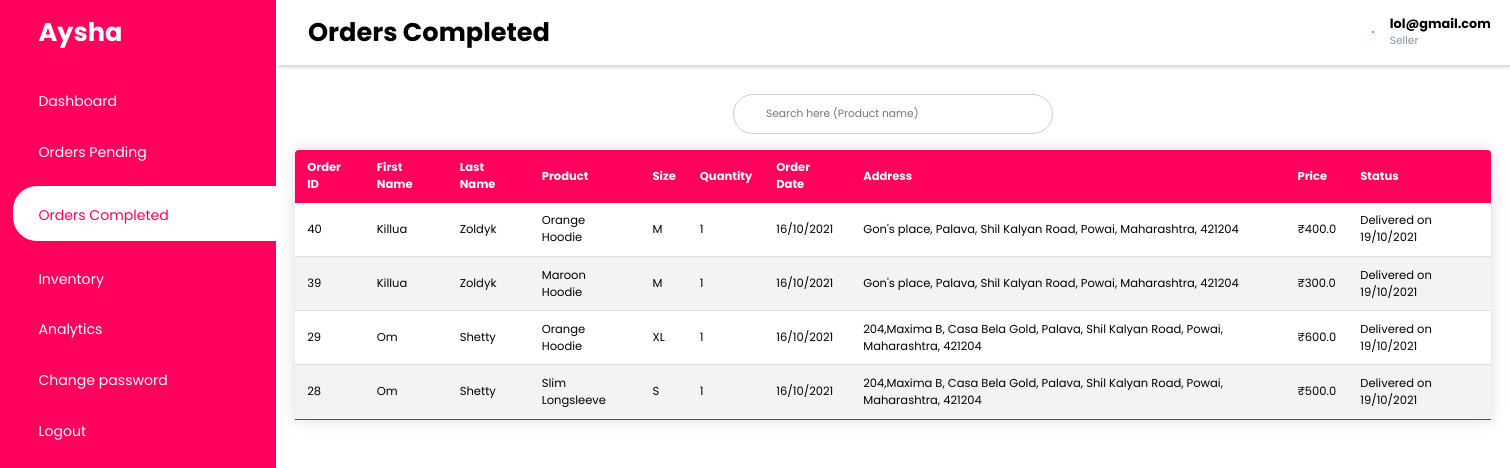
Page /seller/ordercompleted/ (signed in) on the earlier database version.
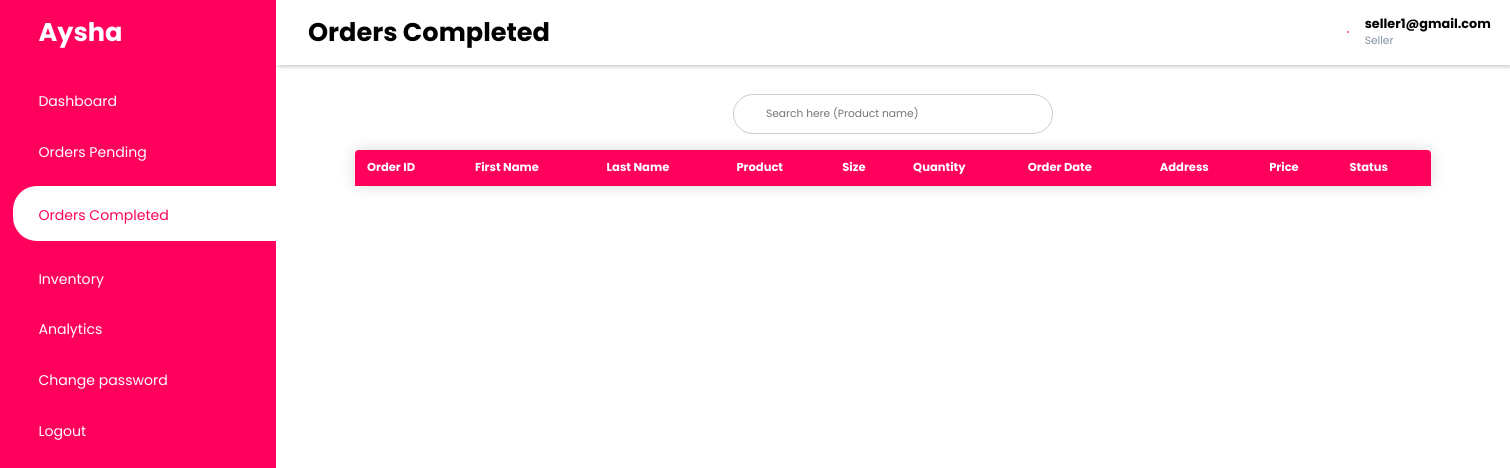
Same page on the later database version.
### user/models.py (models this page shows, shortened)
class User(AbstractUser):
    username = None
    email = models.EmailField(_('email address'), unique=True)
    is_seller = models.BooleanField('seller status', default=False)
    is_customer = models.BooleanField('customer status', default=False)
    USERNAME_FIELD = 'email'
    REQUIRED_FIELDS = []
    objects = UserManager()

### customer/models.py (models this page shows, shortened)
class Order(models.Model):
    customer = models.ForeignKey(User, on_delete=models.CASCADE, related_name='Customer')
    customer_firstname=models.CharField(max_length=50)
    customer_lastname=models.CharField(max_length=50)
    product= models.ForeignKey(Product,on_delete=models.CASCADE)
    product_label=models.CharField(max_length=100)
    seller = models.ForeignKey(User,on_delete=models.CASCADE,related_name='Seller')
    product_size=models.CharField(max_length=5,choices=SIZE_CHOICES)
    buy_quantity = models.PositiveIntegerField(default=1)
    to_address = models.CharField(max_length=300)
    order_date= models.DateField(null=True,blank=True)
    delivered_date=models.DateField(null=True,blank=True)
    delivery_date = models.DateField(null=True,blank=True)
    delivery_status = models.CharField(max_length=30,choices=STATUS_CHOICES,default='Pending')
    price=models.FloatField(default=0)
    shippingprice=models.FloatField(default=100)

### seller/views.py (the view)
# urls.py: path('ordercompleted/',views.ordercompleted,name='ordercompleted'),
def ordercompleted(request):
    orders=Order.objects.filter(seller=request.user, delivered_date__isnull=False).order_by('-id')
    return render(request,"seller/ordercompleted.html",{'orders':orders})

### seller/templates/seller/ordercompleted.html (shortened to what this page needs)
{%extends 'seller/base.html'%}
{%block content%}
{%load static%}
<main>
    <div class="search-wrapper">
        <input id="searchcontent" placeholder="Search here (Product name)" autocomplete="off">
        <br>
    </div>
    <table class="content-table">
        <thead>
            <th>Order ID</th>
            <th>First Name</th>
            <th>Last Name</th>
            <th>Product</th>
            <th>Size</th>
            <th>Quantity</th>
            <th>Order Date</th>
            <th>Address</th>
            <th>Price</th>
            <th>Status</th>
        </thead>
        <tbody>
            {%for i in orders%}
            <tr class="orderlist">
                <td>{{i.id}}</td>
                <td>{{i.customer_firstname}}</td>
                <td>{{i.customer_lastname}}</td>
                <td>{{i.product_label}}</td>
                <td>{{i.product_size}}</td>
                <td>{{i.buy_quantity}}</td>
                <td>{{i.order_date | date:'d/m/Y'}}</td>
                <td>{{i.to_address}}</td>
                <td>₹{{i.price}}</td>
                <td>Delivered on {{i.delivered_date | date:'d/m/Y'}}</td>
            </tr>
            {%endfor%}
        </tbody>
    </table>
</main>
{%endblock%}

### seller/templates/seller/base.html (shortened to what this page needs)
<link rel="stylesheet"
    href="https://maxst.icons8.com/vue-static/landings/line-awesome/line-awesome/1.3.0/css/line-awesome.min.css">
<link rel="stylesheet" href="https://pro.fontawesome.com/releases/v5.10.0/css/all.css"
 />
<link rel="stylesheet" href="/static/css/dashboard.css">
<div class="sidebar">
    <div class="sidebar-brand">
        <h1><span>Aysha</span></h1>
    </div>
    <div class="sidebar-menu">
        <ul>
            <li>
                <a href="{%url 'seller:dashboard'%}" class="active" id="dashboard"><span
                        class="las la-grip-horizontal"></span>
                    <span>Dashboard</span></a>
            </li>
            <li>
                <a href="{%url 'seller:orderpending'%}" id="orderpending"><span class="las la-shopping-bag"></span>
                    <span>Orders Pending</span></a>
            </li>
            <li>
                <a href="{%url 'seller:ordercompleted'%}" id="ordercompleted"><span class="las la-check-circle"></span>
                    <span>Orders Completed</span></a>
            </li>
            <li>
                <a href="{%url 'seller:inventory'%}" id="inventory"><span class="las la-clipboard-list"></span>
                    <span>Inventory</span></a>
            </li>
            <li>
                <a href="{%url 'seller:analytic'%}" id="analytic"><span class="las la-chart-bar"></span>
                    <span>Analytics</span></a>
            </li>
            <li>
                <a href="{%url 'seller:changepassword'%}" id="changepassword"><span class="las la-user-circle"></span>
                    <span>Change password</span></a>
            </li>
            <li>
                <form action="{%url 'seller:logoutseller'%}" method="POST" id="logout">
                    <a href="javascript:{}" onclick="document.getElementById('logout').submit();"><span
                            class="las la-share-square"></span>
                        <span>Logout</span></a>
                </form>
            </li>
        </ul>
    </div>
</div>
<div class="main-content">
    <header>
        <h1>
            <label for="nav-toggle">
                <span class="las la-bars"></span>
            </label>
            <span id="page">Dashboard</span>
        </h1>
        <div class="user-wrapper">
            <span class="las la-user" id="user"></span>
            <div>
                {%if user.is_authenticated%}
                <h4 id="emailid">{{user.email}}</h4>
                <small>Seller</small>
                {%endif%}
            </div>
        </div>
    </header>
    {%block content%}{%endblock%}
</div>

Differences in the rows shown:
removed Order: id "40", customer_firstname "Killua", customer_lastname "Zoldyk", product_label "Orange Hoodie", product_size "M", buy_quantity "1", order_date "16/10/2021", to_address "Gon's place, Palava, Shil Kalyan Road, Powai, Maharashtra, 421204", price "400.0", delivered_date "19/10/2021"
removed Order: id "39", customer_firstname "Killua", customer_lastname "Zoldyk", product_label "Maroon Hoodie", product_size "M", buy_quantity "1", order_date "16/10/2021", to_address "Gon's place, Palava, Shil Kalyan Road, Powai, Maharashtra, 421204", price "300.0", delivered_date "19/10/2021"
removed Order: id "29", customer_firstname "Om", customer_lastname "Shetty", product_label "Orange Hoodie", product_size "XL", buy_quantity "1", order_date "16/10/2021", to_address "204,Maxima B, Casa Bela Gold, Palava, Shil Kalyan Road, Powai, Maharashtra, 421204", price "600.0", delivered_date "19/10/2021"
removed Order: id "28", customer_firstname "Om", customer_lastname "Shetty", product_label "Slim Longsleeve", product_size "S", buy_quantity "1", order_date "16/10/2021", to_address "204,Maxima B, Casa Bela Gold, Palava, Shil Kalyan Road, Powai, Maharashtra, 421204", price "500.0", delivered_date "19/10/2021"
changed User: email "lol@gmail.com" → "seller1@gmail.com"
